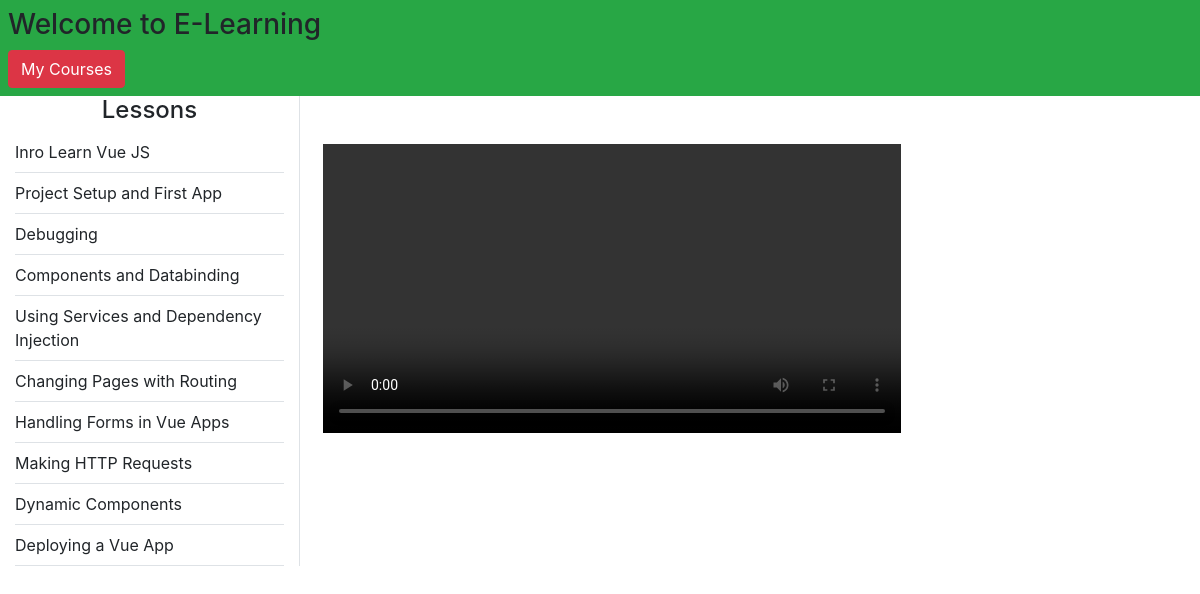
The page /student/watchcourse.php?course_id=5 (signed in) on the database its author committed.
### tables this page shows
CREATE TABLE `lesson` (
  `lesson_id` int(11) NOT NULL,
  `lesson_name` text NOT NULL,
  `lesson_desc` text DEFAULT NULL,
  `lesson_link` text NOT NULL,
  `course_id` int(11) NOT NULL,
  `course_name` text NOT NULL
);

### student/watchcourse.php (the view, shortened to what this page needs)
<?php
include('../dbConnection.php');
?>
<!DOCTYPE html>
<html lang="en">
<head>
 <link rel="stylesheet" href="../css/bootstrap.min.css">
 <link rel="stylesheet" href="../css/all.min.css">
 <link rel="stylesheet" href="../css/stustyle.css">
</head>
<body>
   <div class="container-fluid bg-success p-2" >
    <h3>Welcome to E-Learning</h3>
    <a class="btn btn-danger" href="./myCourses.php">My Courses</a>
   </div>
   <div class="container-fluid">
    <div class="row">
     <div class="col-sm-3 border-right">
       <h4 class="text-center">Lessons</h4>
       <ul id="playlist" class="nav flex-column">
          <?php
             if(isset($_GET['course_id'])){
              $course_id = $_GET['course_id'];
              $sql = "SELECT * FROM lesson WHERE course_id = '$course_id'";
              $result = $conn->query($sql);
              if($result->num_rows > 0){
               while($row = $result->fetch_assoc()){
                echo '<li class="nav-item border-bottom py-2" movieurl='.$row['lesson_link'].' style="cursor: pointer;">'. $row['lesson_name'] .'</li>';
               }
              }
             }
          ?>
       </ul>
     </div>
     <div class="col-sm-8">
        <video id="videoarea" src="" class="mt-5 w-75 ml-2" controls>
        </video>
     </div>
    </div>
   </div>
</body>
</html>

### rows shown on the page
lesson: lesson_name "Inro Learn Vue JS"
lesson: lesson_name "Project Setup and First App"
lesson: lesson_name "Debugging"
lesson: lesson_name "Components and Databinding"
lesson: lesson_name "Using Services and Dependency Injection"
lesson: lesson_name "Changing Pages with Routing"
lesson: lesson_name "Handling Forms in Vue Apps"
lesson: lesson_name "Making HTTP Requests"
lesson: lesson_name "Dynamic Components"
lesson: lesson_name "Deploying a Vue App"
